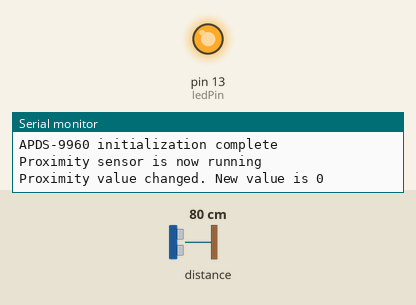
Recording of a sketch running on a simulated Arduino Pro Mini, built with avr-gcc and run on an emulated ATmega328P. On the bench: output pins drawn as LEDs (lit = HIGH), the last lines printed to the serial monitor. Dashed ring = blinking. The test bench sets the inputs (shaded band); at power-on: distance to the obstacle 80 cm.

Above: at 0.2 s.
At 1.3 s:
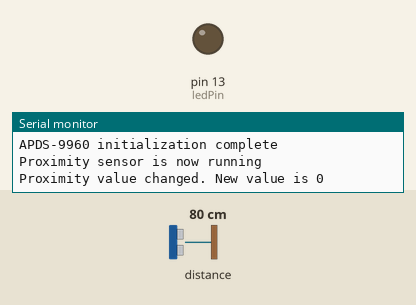
1.4 s: distance to the obstacle set to 2 cm
At 2.26 s:
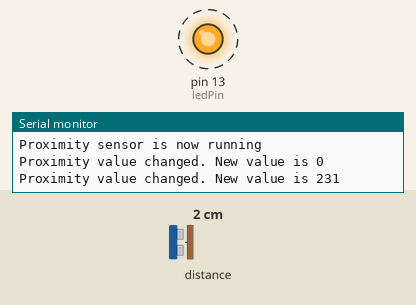
4.9 s: distance to the obstacle set to 4 cm
Timing chart, 0 to 14.4 s (numbered marks = the images above; inputs shaded):
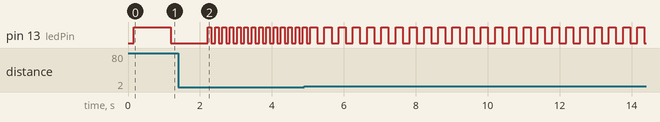

The sketch:

BlinkProximitySensorAndSerial.ino
```cpp
// (licence header left out)
#include <Wire.h>
#include <SparkFun_APDS9960.h>

// Global Variables
SparkFun_APDS9960 apds = SparkFun_APDS9960();
int ledPin = 13;      // select the pin for the LED

void setup() {

  // Initialize Serial port
  Serial.begin(9600);

  // declare the ledPin as an OUTPUT:
  pinMode(ledPin, OUTPUT);

  Serial.println();
  Serial.println(F("------------------------------------"));
  Serial.println(F("SparkFun APDS-9960 - ProximitySensor"));
  Serial.println(F("------------------------------------"));

  // Initialize APDS-9960 (configure I2C and initial values)
  if ( apds.init() ) {
    Serial.println(F("APDS-9960 initialization complete"));
  } else {
    Serial.println(F("Something went wrong during APDS-9960 init!"));
  }

  // Adjust the Proximity sensor gain
  if ( !apds.setProximityGain(PGAIN_2X) ) {
    Serial.println(F("Something went wrong trying to set PGAIN"));
  }

  // Start running the APDS-9960 proximity sensor (no interrupts)
  if ( apds.enableProximitySensor(false) ) {
    Serial.println(F("Proximity sensor is now running"));
  } else {
    Serial.println(F("Something went wrong during sensor init!"));
  }
}

uint8_t proximityData = 0;
uint8_t oldProximityData = 1;

void loop() {

  // Read the proximity value
  if ( !apds.readProximity(proximityData) ) {
    Serial.println("Error reading proximity value");
  } else {
    if (proximityData != oldProximityData)
    {
      Serial.print("Proximity value changed. New value is ");
      Serial.println(proximityData, DEC);
      oldProximityData = proximityData;
    }
  }

  // turn the ledPin on
  digitalWrite(ledPin, HIGH);
  // stop the program for <proximityData * 4> milliseconds:
  delay(1024 - (proximityData << 2));
  // turn the ledPin off
  digitalWrite(ledPin, LOW);
  // stop the program for <proximityData * 4> milliseconds:
  delay(1024 - (proximityData << 2));
}
```

Measured:
- by itself, pin 13 (ledPin): repeats every 0.40 s: HIGH 0.20 s, LOW 0.20 s
